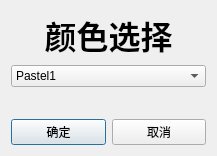
<?xml version="1.0" encoding="UTF-8"?>
<ui version="4.0">
 <class>Dialog</class>
 <widget class="QDialog" name="Dialog">
  <property name="geometry">
   <rect>
    <x>0</x>
    <y>0</y>
    <width>217</width>
    <height>156</height>
   </rect>
  </property>
  <property name="windowTitle">
   <string>Dialog</string>
  </property>
  <layout class="QVBoxLayout" name="verticalLayout">
   <item>
    <widget class="QLabel" name="label">
     <property name="font">
      <font>
       <family>Agency FB</family>
       <pointsize>24</pointsize>
       <weight>75</weight>
       <bold>true</bold>
      </font>
     </property>
     <property name="text">
      <string>颜色选择</string>
     </property>
     <property name="alignment">
      <set>Qt::AlignCenter</set>
     </property>
    </widget>
   </item>
   <item>
    <widget class="QComboBox" name="comboBox">
     <item>
      <property name="text">
       <string>Pastel1</string>
      </property>
     </item>
     <item>
      <property name="text">
       <string>Pastel2</string>
      </property>
     </item>
     <item>
      <property name="text">
       <string>Accent</string>
      </property>
     </item>
     <item>
      <property name="text">
       <string>Dark2</string>
      </property>
     </item>
     <item>
      <property name="text">
       <string>Set1</string>
      </property>
     </item>
     <item>
      <property name="text">
       <string>Set2</string>
      </property>
     </item>
     <item>
      <property name="text">
       <string>Set3</string>
      </property>
     </item>
     <item>
      <property name="text">
       <string>tab10</string>
      </property>
     </item>
     <item>
      <property name="text">
       <string>tab20</string>
      </property>
     </item>
     <item>
      <property name="text">
       <string>tab20b</string>
      </property>
     </item>
     <item>
      <property name="text">
       <string>tab20c</string>
      </property>
     </item>
     <item>
      <property name="text">
       <string>Qualitative</string>
      </property>
     </item>
    </widget>
   </item>
   <item>
    <spacer name="verticalSpacer_2">
     <property name="orientation">
      <enum>Qt::Vertical</enum>
     </property>
     <property name="sizeHint" stdset="0">
      <size>
       <width>20</width>
       <height>40</height>
      </size>
     </property>
    </spacer>
   </item>
   <item>
    <layout class="QHBoxLayout" name="horizontalLayout">
     <item>
      <widget class="QPushButton" name="btn_confirm">
       <property name="text">
        <string>确定</string>
       </property>
      </widget>
     </item>
     <item>
      <widget class="QPushButton" name="btn_cancel">
       <property name="text">
        <string>取消</string>
       </property>
      </widget>
     </item>
    </layout>
   </item>
  </layout>
 </widget>
 <resources/>
 <connections/>
</ui>
